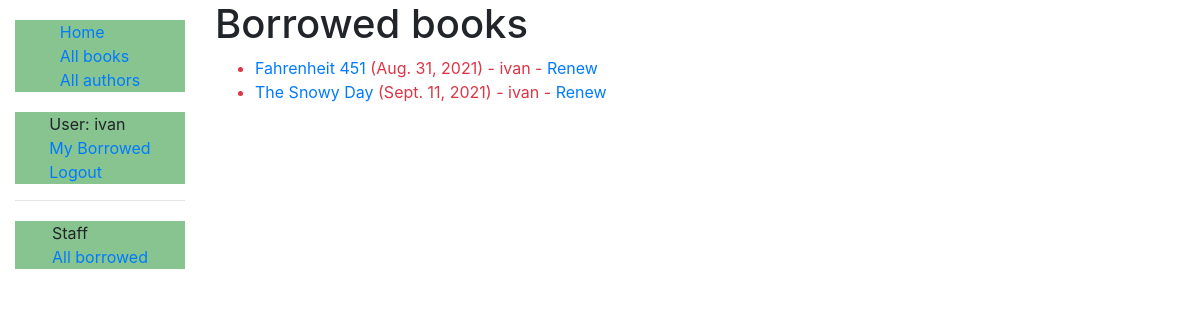
Before: /catalog/mybooks/ (signed in) with the older database file.
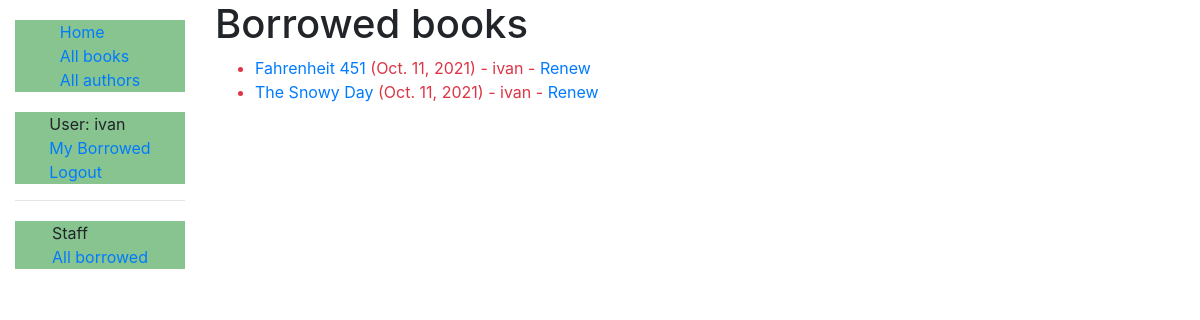
After: the same page with the newer database file.
### catalog/models.py (models this page shows, shortened)
class BookInstance(models.Model):
    id = models.UUIDField(primary_key=True, default=uuid.uuid4,
                          help_text='Unique ID for this particular book across whole library')
    book = models.ForeignKey('Book', on_delete=models.RESTRICT, null=True)
    imprint = models.CharField(max_length=200)
    due_back = models.DateField(null=True, blank=True)
    borrower = models.ForeignKey(
        User, on_delete=models.SET_NULL, null=True, blank=True)
    @property
    def is_overdue(self):
        if self.due_back and date.today() > self.due_back:
            return True
        return False
    LOAN_STATUS = (
        ('m', 'Maintenance'),
        ('o', 'On loan'),
        ('a', 'Available'),
        ('r', 'Reserved'),
    )
    status = models.CharField(
        max_length=1,
        choices=LOAN_STATUS,
        blank=True,
        default='m',
        help_text='Book availability',
    )
    class Meta:
        ordering = ['due_back']
        permissions = (("can_mark_returned", "set book as returned"),)

class Book(models.Model):
    title = models.CharField(max_length=200)
    author = models.ForeignKey('Author', on_delete=models.SET_NULL, null=True)
    summary = models.TextField(
        max_length=1000, help_text='Enter a brief description of the book')
    isbn = models.CharField('ISBN', max_length=13, unique=True,
                            help_text='13 Character <a href="https://www.isbn-international.org/content/what-isbn">ISBN number</a>')
    def display_genre(self):
        """Creates a string for the Genre. THis is required to display genre in Admin"""
        return ', '.join([genre.name for genre in self.genre.all()[:3]])
    display_genre.short_description = 'Genre'
    genre = models.ManyToManyField(
        Genre, help_text='Select a genre for this book')

### catalog/views.py (the view)
# urls.py: path('mybooks/', views.LoanedBooksByUserListView.as_view(), name='my-borrowed'),
class LoanedBooksByUserListView(LoginRequiredMixin, generic.ListView):
    model = BookInstance
    template_name = 'catalog/bookinstance_list_borrowed_user.html'
    paginate_by = 10
    def get_queryset(self):
        return BookInstance.objects.filter(borrower=self.request.user).filter(status__exact='o').order_by('due_back')

### catalog/templates/catalog/bookinstance_list_borrowed_user.html
{% extends "base_generic.html" %}
{% block content %}
    <h1>Borrowed books</h1>
    {% if bookinstance_list %}
    <ul>
      {% for bookinst in bookinstance_list %}
      <li class="{% if bookinst.is_overdue %}text-danger{% endif %}">
        <a href="{% url 'book-detail' bookinst.book.pk %}">{{bookinst.book.title}}</a> ({{ bookinst.due_back }}) {% if user.is_staff %}- {{ bookinst.borrower }}{% endif %} {% if perms.catalog.can_mark_returned %}- <a href="{% url 'renew-book-librarian' bookinst.id %}">Renew</a>  {% endif %}      </li>
      {% endfor %}
    </ul>
    {% else %}
      <p>There are no books borrowed.</p>
    {% endif %}
{% endblock %}

Changed rows visible on the page:
changed BookInstance "Fahrenheit 451": due_back "Aug. 31, 2021" → "Oct. 11, 2021"
changed BookInstance "The Snowy Day": due_back "Sept. 11, 2021" → "Oct. 11, 2021"
